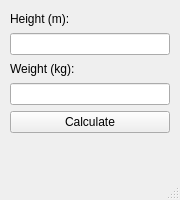
<?xml version="1.0" encoding="UTF-8"?>
<ui version="4.0">
 <class>MainWindow</class>
 <widget class="QMainWindow" name="MainWindow">
  <property name="geometry">
   <rect>
    <x>0</x>
    <y>0</y>
    <width>180</width>
    <height>200</height>
   </rect>
  </property>
  <property name="windowTitle">
   <string>MainWindow</string>
  </property>
  <widget class="QWidget" name="centralwidget">
   <widget class="QWidget" name="verticalLayoutWidget">
    <property name="geometry">
     <rect>
      <x>10</x>
      <y>10</y>
      <width>160</width>
      <height>146</height>
     </rect>
    </property>
    <layout class="QVBoxLayout" name="verticalLayout">
     <item>
      <widget class="QLabel" name="label">
       <property name="text">
        <string>Height (m):</string>
       </property>
      </widget>
     </item>
     <item>
      <widget class="QLineEdit" name="edtHeight"/>
     </item>
     <item>
      <widget class="QLabel" name="label_2">
       <property name="text">
        <string>Weight (kg):</string>
       </property>
      </widget>
     </item>
     <item>
      <widget class="QLineEdit" name="edtWeight"/>
     </item>
     <item>
      <widget class="QPushButton" name="btnCalculate">
       <property name="text">
        <string>Calculate</string>
       </property>
      </widget>
     </item>
     <item>
      <widget class="QLabel" name="lblBMI">
       <property name="text">
        <string/>
       </property>
      </widget>
     </item>
    </layout>
   </widget>
  </widget>
  <widget class="QMenuBar" name="menubar">
   <property name="geometry">
    <rect>
     <x>0</x>
     <y>0</y>
     <width>180</width>
     <height>20</height>
    </rect>
   </property>
  </widget>
  <widget class="QStatusBar" name="statusbar"/>
 </widget>
 <resources/>
 <connections/>
</ui>
